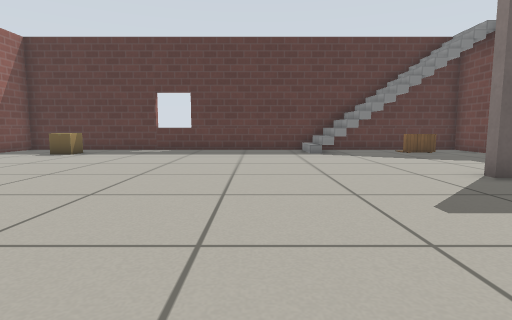
View 1 (above)

16 first-person views from a walk through a robot-simulator world made for Gazebo. The camera is 0.5 m above the floor, tilts 6° down and sees 80° across. The floor is counted in squares, 0.5 m on a side. Each view is taken from the middle of a square. On the plan, view 1 faces up. The plan holds only what a view shows up to about 12 squares ahead; the rest is blank. The place goes on beyond the plan. Simple patterns stand in for the simulator's built-in surfaces.

View 2
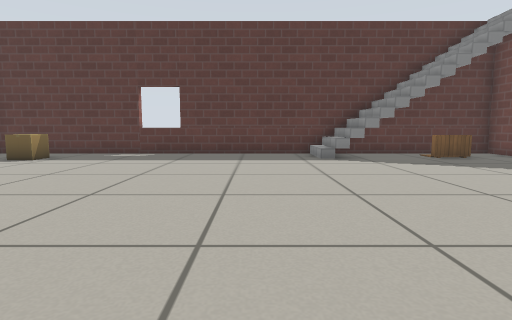

View 3
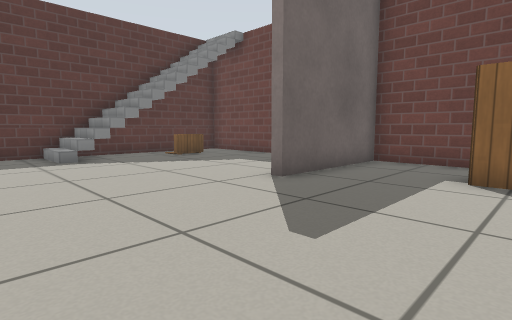

View 4
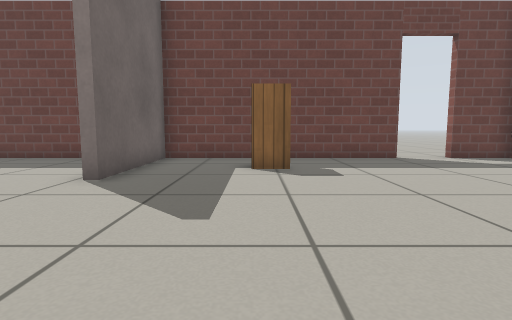

View 5
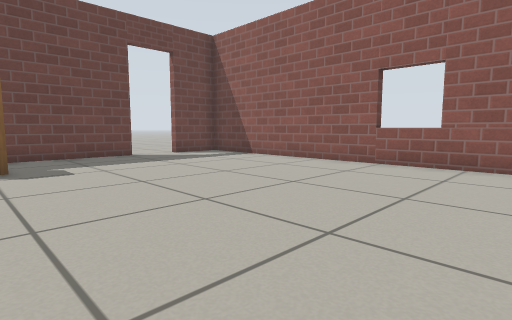

View 6
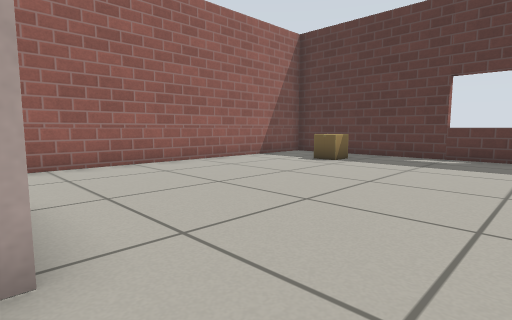

View 7
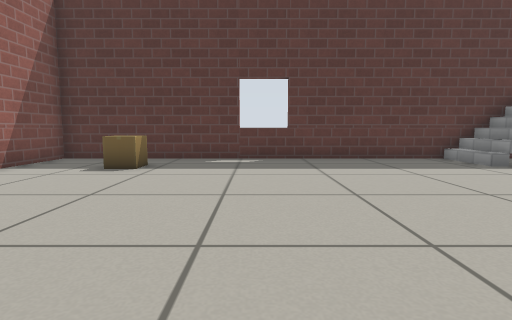

View 8
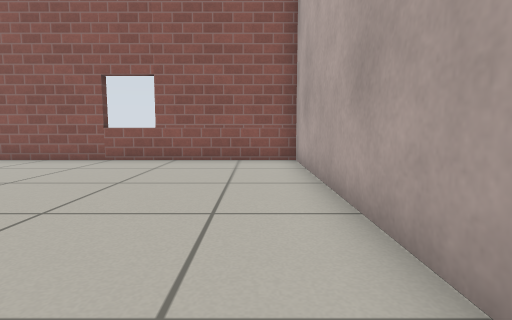

View 9
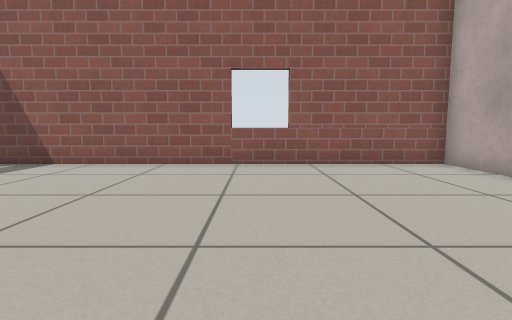

View 10
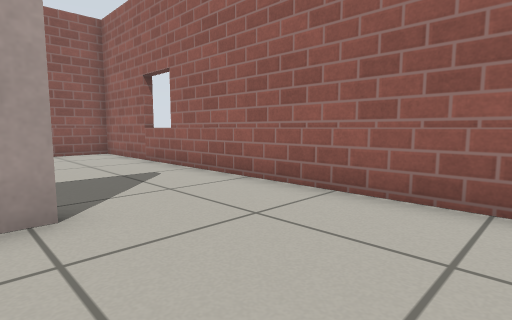

View 11
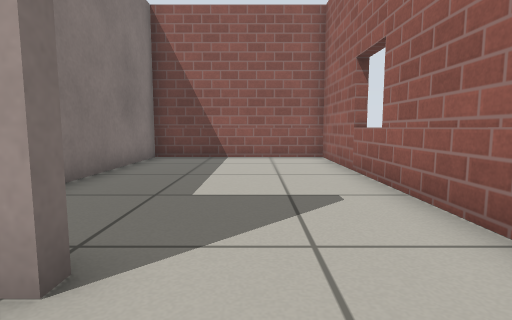

View 12
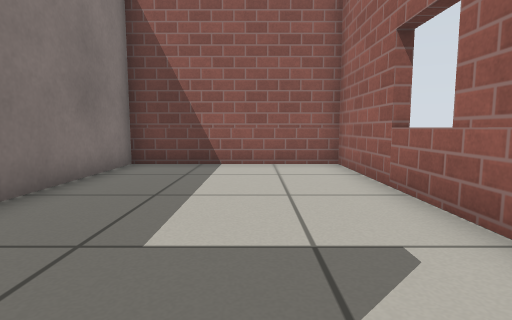

View 13
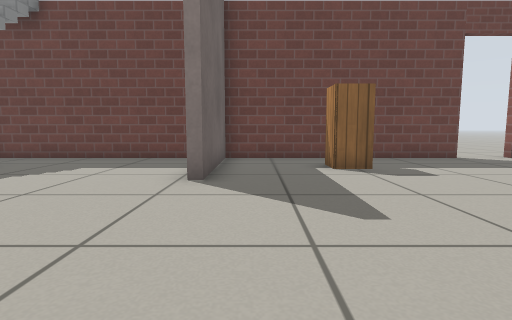

View 14
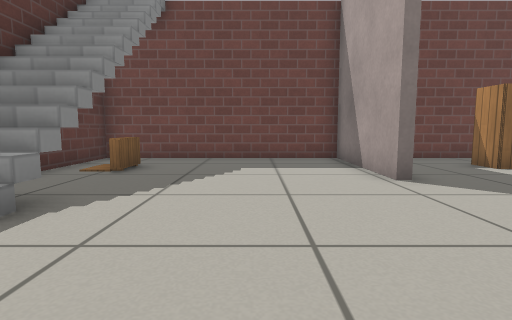

View 15
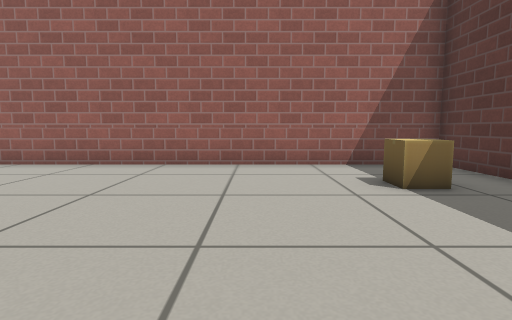

View 16
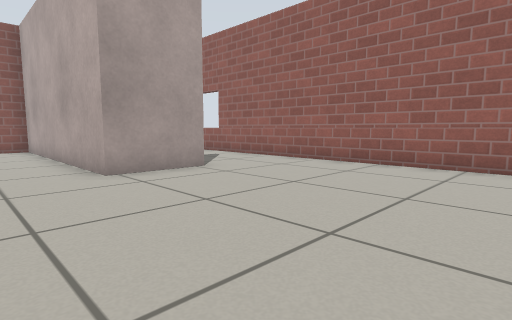

### Floor plan
Points are (right, up) in squares from view 1. A wall is a line through its corners. A room is listed if a view was taken in it or the views show most of it. See-through windows are left out.
Room 1 (views 1, 2, 3, 4, 5, 6, 7, 8, 9, 10, 11, 13, 14, 15, 16)
walls: (4.7, 6.3) (9.1, 6.3) (9.1, 14) (-10.3, 14) (-10.3, 3.6); (-6.8, 3.3) (-4.2, 3.3) (-4.2, -5.4) (9.1, -5.4) (9.1, -3.5); (9.1, -1.8) (9.1, 6) (4.7, 6)
ways out: opening at (-8.5, 3) to room 2; open door at (9, -2.5)
objects: cardboard box (-7, 12); white box (3, 12); white box (4, 12); white box (5, 12); white box (6, 12); cabinet (7, 2) to (7, 3)
Room 2 (view 12)
walls: (-10.3, 3.6) (-10.3, -5.4) (-4.5, -5.4) (-4.5, -0.4)
ways out: opening at (-8.5, 3) to room 1

Positions as (right, up) in squares from view 1, and headings:
1: (0, 0), facing up
2: (0, 2), facing up
3: (0, 2), facing up-right
4: (-1, 3), facing right
5: (-2, 3), facing down-right
6: (-2, 3), facing up-left
7: (-4, 4), facing up
8: (-3, 4), facing down
9: (1, 3), facing down
10: (-6, 7), facing down-left
11: (-8, 5), facing down
12: (-8, 3), facing down
13: (-1, 5), facing right
14: (-1, 9), facing right
15: (-2, 9), facing left
16: (-2, 10), facing down-left
